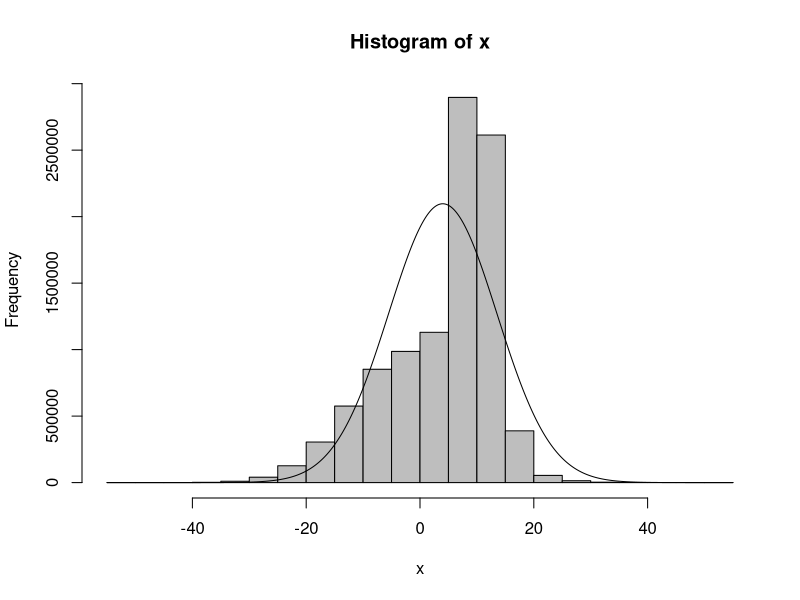

The R source for this figure:
## ---- chunk 1
mu_1 <- 10
mu_2 <- -2
sd_1 <- 3
sd_2 <- 10
n <- 10000000
mean <- c(mu_1, mu_2)
sd <- c(sd_1, sd_2)

my.data <- rnorm(n, mean, sd)
summary(my.data)
## ---- chunk 2
x <- my.data
h <- hist(x, plot=FALSE)
plot(h, col="grey")
xlines <-seq(min(h$breaks),max(h$breaks),length.out=1000)
lines(x = xlines,y=dnorm(xlines, 4, sqrt(90.5)) *length(x)*diff(h$breaks)[1])


# superimpose empirical density

# superimpose normal density

## ---- chunk 3
# plot ecdf

# superimpose cdf for standard normal

# calculate maximal difference 

## ---- chunk 4
# your code here
# skewness

# kurtosis

## ---- chunk 5
# your code here
# skewness

# kurtosis

## ---- chunk 6
# your code here
# theoretical expected value and variance

# sample mean and sample variance

## ---- chunk 7
# your code here

